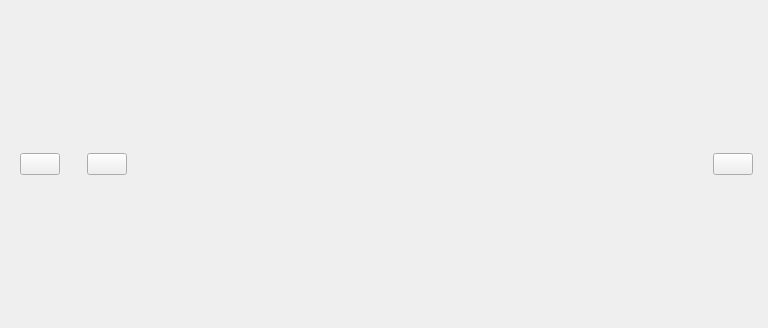
<?xml version="1.0" encoding="UTF-8"?>
<ui version="4.0">
 <class>PLSBgmItemView</class>
 <widget class="QFrame" name="PLSBgmItemView">
  <property name="geometry">
   <rect>
    <x>0</x>
    <y>0</y>
    <width>768</width>
    <height>328</height>
   </rect>
  </property>
  <property name="minimumSize">
   <size>
    <width>0</width>
    <height>0</height>
   </size>
  </property>
  <property name="maximumSize">
   <size>
    <width>16777215</width>
    <height>16777215</height>
   </size>
  </property>
  <property name="windowTitle">
   <string>Form</string>
  </property>
  <layout class="QVBoxLayout" name="verticalLayout_2">
   <property name="spacing">
    <number>0</number>
   </property>
   <property name="leftMargin">
    <number>0</number>
   </property>
   <property name="topMargin">
    <number>0</number>
   </property>
   <property name="rightMargin">
    <number>0</number>
   </property>
   <property name="bottomMargin">
    <number>0</number>
   </property>
   <item>
    <widget class="QFrame" name="frameInfo">
     <layout class="QHBoxLayout" name="horizontalLayout_3">
      <property name="spacing">
       <number>0</number>
      </property>
      <property name="leftMargin">
       <number>0</number>
      </property>
      <property name="topMargin">
       <number>0</number>
      </property>
      <property name="rightMargin">
       <number>0</number>
      </property>
      <property name="bottomMargin">
       <number>0</number>
      </property>
      <item>
       <layout class="QHBoxLayout" name="playingLayout">
        <property name="spacing">
         <number>10</number>
        </property>
        <property name="leftMargin">
         <number>20</number>
        </property>
        <property name="rightMargin">
         <number>15</number>
        </property>
        <item>
         <widget class="QPushButton" name="listenBtn">
          <property name="text">
           <string/>
          </property>
         </widget>
        </item>
        <item>
         <widget class="QLabel" name="playingLabel">
          <property name="text">
           <string/>
          </property>
         </widget>
        </item>
        <item>
         <widget class="QPushButton" name="loadingBtn">
          <property name="text">
           <string/>
          </property>
         </widget>
        </item>
       </layout>
      </item>
      <item>
       <layout class="QVBoxLayout" name="verticalLayout">
        <property name="spacing">
         <number>5</number>
        </property>
        <item>
         <spacer name="verticalSpacer_2">
          <property name="orientation">
           <enum>Qt::Vertical</enum>
          </property>
          <property name="sizeHint" stdset="0">
           <size>
            <width>20</width>
            <height>40</height>
           </size>
          </property>
         </spacer>
        </item>
        <item>
         <layout class="QHBoxLayout" name="horizontalLayout_2">
          <property name="spacing">
           <number>8</number>
          </property>
          <property name="sizeConstraint">
           <enum>QLayout::SetMaximumSize</enum>
          </property>
          <item>
           <widget class="PLSCombinedLabel" name="label_name">
            <property name="sizePolicy">
             <sizepolicy hsizetype="Expanding" vsizetype="Preferred">
              <horstretch>0</horstretch>
              <verstretch>0</verstretch>
             </sizepolicy>
            </property>
            <property name="text">
             <string/>
            </property>
           </widget>
          </item>
         </layout>
        </item>
        <item>
         <layout class="QHBoxLayout" name="horizontalLayout">
          <property name="spacing">
           <number>5</number>
          </property>
          <item>
           <widget class="PLSCombinedLabel" name="label_producer">
            <property name="sizePolicy">
             <sizepolicy hsizetype="Expanding" vsizetype="Preferred">
              <horstretch>0</horstretch>
              <verstretch>0</verstretch>
             </sizepolicy>
            </property>
           </widget>
          </item>
         </layout>
        </item>
        <item>
         <spacer name="verticalSpacer">
          <property name="orientation">
           <enum>Qt::Vertical</enum>
          </property>
          <property name="sizeHint" stdset="0">
           <size>
            <width>20</width>
            <height>40</height>
           </size>
          </property>
         </spacer>
        </item>
       </layout>
      </item>
      <item>
       <layout class="QHBoxLayout" name="horizontalLayout_5">
        <property name="spacing">
         <number>10</number>
        </property>
        <property name="leftMargin">
         <number>11</number>
        </property>
        <property name="rightMargin">
         <number>15</number>
        </property>
        <item>
         <widget class="QPushButton" name="delBtn">
          <property name="sizePolicy">
           <sizepolicy hsizetype="Preferred" vsizetype="Fixed">
            <horstretch>0</horstretch>
            <verstretch>0</verstretch>
           </sizepolicy>
          </property>
          <property name="text">
           <string/>
          </property>
         </widget>
        </item>
       </layout>
      </item>
     </layout>
    </widget>
   </item>
  </layout>
 </widget>
 <customwidgets>
  <customwidget>
   <class>PLSCombinedLabel</class>
   <extends>QLabel</extends>
   <header>PLSLabel.h</header>
  </customwidget>
 </customwidgets>
 <resources/>
 <connections/>
</ui>
